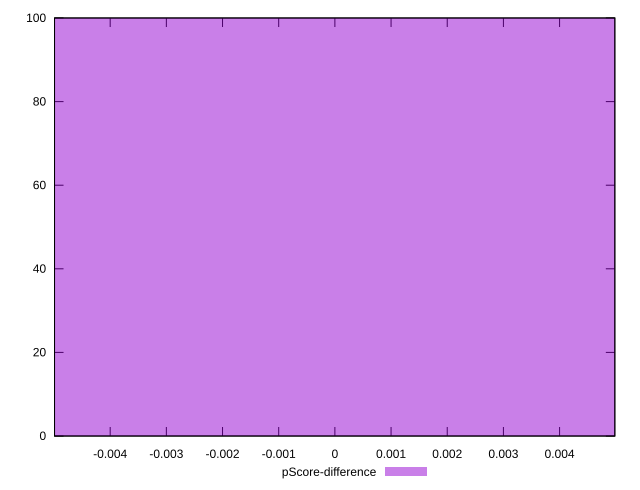

This chart was generated by the following gnuplot code:
reset

$pScoreDifference <<EOF
0 100
EOF

set key outside below
set boxwidth 0.010377541771222349
set xrange [-0.004990568095282491:0.0049832775527184694]
set yrange [0:100]
set trange [0:100]
set style fill transparent solid 0.5 noborder
set terminal svg size 640, 490 enhanced background rgb 'white'
set output "reports/report_00030_2021-02-24T20-42-31.540Z/uses-long-cache-ttl/samples/astro/pScore-difference/histogram.svg"

plot $pScoreDifference title "pScore-difference" with boxes

reset
